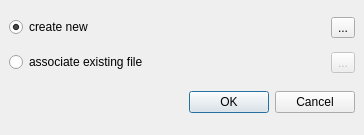
<ui version="4.0" >
 <author></author>
 <comment></comment>
 <exportmacro></exportmacro>
 <class>DlgAssociateFile</class>
 <widget class="QDialog" name="DlgAssociateFile" >
  <property name="geometry" >
   <rect>
    <x>0</x>
    <y>0</y>
    <width>364</width>
    <height>135</height>
   </rect>
  </property>
  <property name="windowTitle" >
   <string>QShapes - associate file</string>
  </property>
  <layout class="QVBoxLayout" >
   <property name="margin" >
    <number>9</number>
   </property>
   <property name="spacing" >
    <number>6</number>
   </property>
   <item>
    <layout class="QHBoxLayout" >
     <property name="margin" >
      <number>0</number>
     </property>
     <property name="spacing" >
      <number>6</number>
     </property>
     <item>
      <widget class="QRadioButton" name="radioBtnNewFile" >
       <property name="text" >
        <string>create new</string>
       </property>
       <property name="checked" >
        <bool>true</bool>
       </property>
      </widget>
     </item>
     <item>
      <widget class="QToolButton" name="btnCreateFile" >
       <property name="text" >
        <string>...</string>
       </property>
      </widget>
     </item>
    </layout>
   </item>
   <item>
    <layout class="QHBoxLayout" >
     <property name="margin" >
      <number>0</number>
     </property>
     <property name="spacing" >
      <number>6</number>
     </property>
     <item>
      <widget class="QRadioButton" name="radioBtnAssociate" >
       <property name="enabled" >
        <bool>true</bool>
       </property>
       <property name="text" >
        <string>associate existing file</string>
       </property>
      </widget>
     </item>
     <item>
      <widget class="QToolButton" name="btnOpenFile" >
       <property name="enabled" >
        <bool>false</bool>
       </property>
       <property name="text" >
        <string>...</string>
       </property>
      </widget>
     </item>
    </layout>
   </item>
   <item>
    <layout class="QHBoxLayout" >
     <property name="margin" >
      <number>0</number>
     </property>
     <property name="spacing" >
      <number>6</number>
     </property>
     <item>
      <spacer>
       <property name="orientation" >
        <enum>Qt::Horizontal</enum>
       </property>
       <property name="sizeHint" >
        <size>
         <width>131</width>
         <height>31</height>
        </size>
       </property>
      </spacer>
     </item>
     <item>
      <widget class="QPushButton" name="okButton" >
       <property name="text" >
        <string>OK</string>
       </property>
      </widget>
     </item>
     <item>
      <widget class="QPushButton" name="cancelButton" >
       <property name="text" >
        <string>Cancel</string>
       </property>
      </widget>
     </item>
    </layout>
   </item>
  </layout>
 </widget>
 <pixmapfunction></pixmapfunction>
 <resources/>
 <connections>
  <connection>
   <sender>okButton</sender>
   <signal>clicked()</signal>
   <receiver>DlgAssociateFile</receiver>
   <slot>accept()</slot>
   <hints>
    <hint type="sourcelabel" >
     <x>278</x>
     <y>253</y>
    </hint>
    <hint type="destinationlabel" >
     <x>96</x>
     <y>254</y>
    </hint>
   </hints>
  </connection>
  <connection>
   <sender>cancelButton</sender>
   <signal>clicked()</signal>
   <receiver>DlgAssociateFile</receiver>
   <slot>reject()</slot>
   <hints>
    <hint type="sourcelabel" >
     <x>369</x>
     <y>253</y>
    </hint>
    <hint type="destinationlabel" >
     <x>179</x>
     <y>282</y>
    </hint>
   </hints>
  </connection>
 </connections>
</ui>
